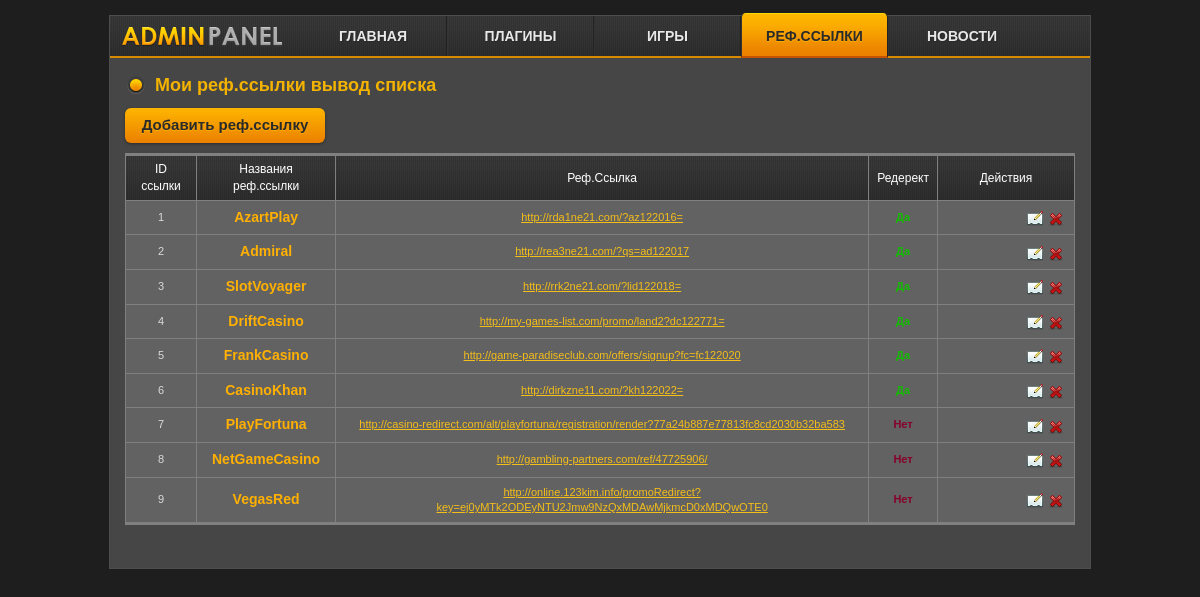
Page /admin/link.php (signed in) on the committed database.
### tables this page shows
CREATE TABLE `db_link` (
  `id` int(11) NOT NULL AUTO_INCREMENT,
  `name` varchar(60) NOT NULL,
  `link` varchar(300) NOT NULL,
  `link_redirect` varchar(300) NOT NULL,
  `link_bonus` varchar(300) NOT NULL,
  `redirect` int(1) NOT NULL,
  PRIMARY KEY (`id`)
);

### www/admin/link.php (the view, shortened to what this page needs)
<?php require_once 'blocks/header.php';
 if(isset($_GET['addlink']) && $_GET['addlink'] == 'new'){
   if(isset($_POST['name'])){
   $name = mysql_real_escape_string($_POST['name']);
   $link = mysql_real_escape_string($_POST['link']);
   $link_redirect = mysql_real_escape_string($_POST['link_redirect']);
   $link_bonus = mysql_real_escape_string($_POST['link_bonus']);
   $redirect = intval($_POST['redirect']);
      if($name != '' && $link != '' && $link_redirect != '' && $link_bonus != ''){
       mysql_query("INSERT INTO `db_link` (`name`,`link`,`link_redirect`,`link_bonus`,`redirect`) VALUES ('".$name."','".$link."','".$link_redirect."','".$link_bonus."','".$redirect."')");
      echo '<span class="msg-success">Отлично! Новая реф.ссылка успешно добавлена в базу данных!</span>';
      ?><script type="text/javascript">setTimeout("window.location.replace('link')", 2000);</script><?
      exit;
	  }
   }
   echo '<h1>Добавить реферальскую ссылку</h1>';
   ?>
    <form method="POST" action="link?addlink=new" name="linknew">
    <table width="100%" border="0" cellpadding="0" cellspacing="1" class="tab">
    <tbody>
     <tr align="center">
	   <td class="rt">Значение</td>
       <td class="rt" style="width: 45%;">Описание</td>
     </tr>
     <tr>
	   <td class="lt"><b>Укажите название реф.ссылки</b></td>
       <td class="lt"><input type="text" value="" name="name" maxlength="60" placeholder="Пример: AzartPlay"></td>
     </tr>
	 <tr>
	   <td class="lt"><b>Реф.Ссылка на главную страницу</b><br>онлайн казино</td>
       <td class="lt"><input type="text" value="" name="link" maxlength="300" placeholder="Пример: Начиная с http://"></td>
     </tr>
	 <tr>
	   <td class="lt"><b>Реф.Ссылка - редирект</b><br>Это ссылка для тех регионов у которых доступ закрыт</td>
       <td class="lt"><input type="text" value="" name="link_redirect" maxlength="300" placeholder="Пример: Начиная с http://"></td>
     </tr>
	 <tr>
	   <td class="lt"><b>Реф.Ссылка - Бонусная</b><br>Это ссылка на бонусную лидинг страницу казино</td>
       <td class="lt"><input type="text" value="" name="link_bonus" maxlength="300" placeholder="Пример: Начиная с http://"></td>
     </tr>
     <tr>
	    <td class="lt"><b>Редирект</b><br>Направить пользователя на другую ссылку - если не доступно казино в его регионе</td>
        <td class="lt">
		  <select style="width: 97%;" name="redirect">
		  <option value="0">Без редиректа</option>
          <option value="1">С редеректом</option>
          </select>
		</td>
     </tr>
	 <tr>
	   <td class="lt"></td>
	   <td class="lt"><input class="btn-yellow" type="submit" value="Добавить реф.ссылку"></td>
	 </tr>
    </tbody>
    </table>
    </form>
    <?php
    }else{
	echo '<h1>Мои реф.ссылки вывод списка</h1>';
	echo '<a class="btn-yellow" href="?addlink=new">Добавить реф.ссылку</a><br><br>';
	$rlink = mysql_query("SELECT * FROM `db_link` WHERE `id`>'0'");
	echo '<table width="100%" border="0" cellpadding="0" cellspacing="1" class="tab">
             <tr align="center">
               <td class="rt">ID ссылки</td>
               <td class="rt">Названия реф.ссылки</td>
               <td class="rt">Реф.Ссылка</td>
               <td class="rt">Редерект</td>
               <td class="rt" colspan="2" width="120">Действия</td>
             </tr>';
	while($link = mysql_fetch_assoc($rlink)){
        echo '<tr>
               <td class="lt" align="center">'.$link['id'].'</td>
               <td class="lt" align="center" style="font-size: 14px; font-weight: bold; color: #ffb000;">'.$link['name'].'</td>
               <td class="lt" align="center"><a target="_blank" href="'.$link['link'].'">'.$link['link'].'</a></td>
			   <td class="lt" align="center">';
			   if($link['redirect'] == 1){echo '<b style="color: #13BB00;">Да</b>';}else{echo '<b style="color: #87002c;">Нет</b>';}
			   echo '</td>
               <td class="lt" align="center" style="width: 100px;">
			     <a class="delete" href="?del='.$link['id'].'" title="Удалить ссылку"></a>
			     <a class="edit" href="?editlink='.$link['id'].'" title="Редактировать ссылку"></a>
	           </td>
             </tr>';
	}
    echo '</table>';
    }
require_once 'blocks/footer.php'; ?>

### www/admin/css/main.css (style rules this page uses)
body { font-family: Century Gothic, Tahoma, Arial, sans-serif; font-size: 14px; color: #cec9b0; line-height: 1.4; margin: 0 auto; padding: 0; background: #1e1e1e; outline: none; text-align: justify; }
a { outline: none; color: #F5BE19; -webkit-transition: all 0.3s ease; -moz-transition: all 0.3s ease; -o-transition: all 0.3s ease; -ms-transition: all 0.3s ease; transition: all 0.3s ease; }
h1 { font-family: Century Gothic, Tahoma, Arial, sans-serif; text-align: left; font-size: 18px; color: #f3b300; background: url(img/bg-title-h1.png) no-repeat left top 0; font-weight: bold; margin: 0 auto; margin-bottom: 0px; padding: 0px 0px 10px 30px; }
table.tab { background: #808080; padding: 2px 0px; }
table.tab td.lt { color: #dbdbdb; padding: 7px 7px; font-size: 11px; }
table.tab td.rt { font-size: 12px; color: #FFFFFF; padding: 5px 8px; background: #252525 url(img/an-header.png) 0px 88px; text-shadow: 1px 1px 1px #393939; }
table.tab td { background: #626262; }
.btn-yellow, a.btn-yellow, input.btn-yellow { font-weight: bold; line-height: 2.3; font-size: 15px; color: #2a2a2a; text-align: center; text-shadow: #f9ab01 0 1px 0; text-decoration: none; background-color: #FEB500; background: linear-gradient(#FEB500, #EB8000) #FEB500; -webkit-border-radius: 0px 0px 15px 15px; height: 35px; box-shadow: 0 1px 3px rgb(44, 44, 44); width: 200px; display: inline-block; margin-right: 15px; float: left; -webkit-border-radius: 6px; -moz-border-radius: 6px; -ms-border-radius: 6px; -o-border-radius: 6px; border-radius: 6px; margin-bottom: 10px; cursor: pointer; }
.edit, .delete, .pay { height: 16px; width: 16px; display: block; border: none; outline: none; cursor: pointer; float: right; margin-right: 3px; margin-top: 3px; }
.edit { background: url(img/edit.png) no-repeat left top; margin-right: 5px; }
.delete { background: url(img/delete.png) no-repeat left top; }

### rows in the picture
db_link: id "1", name "AzartPlay", link "http://rda1ne21.com/?az122016="
db_link: id "2", name "Admiral", link "http://rea3ne21.com/?qs=ad122017"
db_link: id "3", name "SlotVoyager", link "http://rrk2ne21.com/?lid122018="
db_link: id "4", name "DriftCasino", link "http://my-games-list.com/promo/land2?dc122771="
db_link: id "5", name "FrankCasino", link "http://game-paradiseclub.com/offers/signup?fc=fc122020"
db_link: id "6", name "CasinoKhan", link "http://dirkzne11.com/?kh122022="
db_link: id "7", name "PlayFortuna", link "http://casino-redirect.com/alt/playfortuna/registration/render?77a24b887e77813fc8cd2030b32ba583", redirect "Нет"
db_link: id "8", name "NetGameCasino", link "http://gambling-partners.com/ref/47725906/", redirect "Нет"
db_link: id "9", name "VegasRed", link "http://online.123kim.info/promoRedirect?key=ej0yMTk2ODEyNTU2Jmw9NzQxMDAwMjkmcD0xMDQwOTE0", redirect "Нет"
